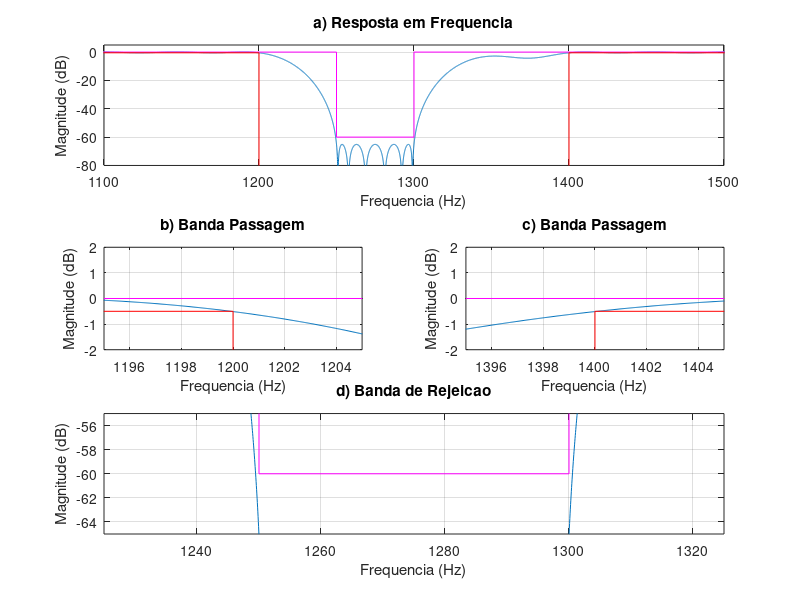
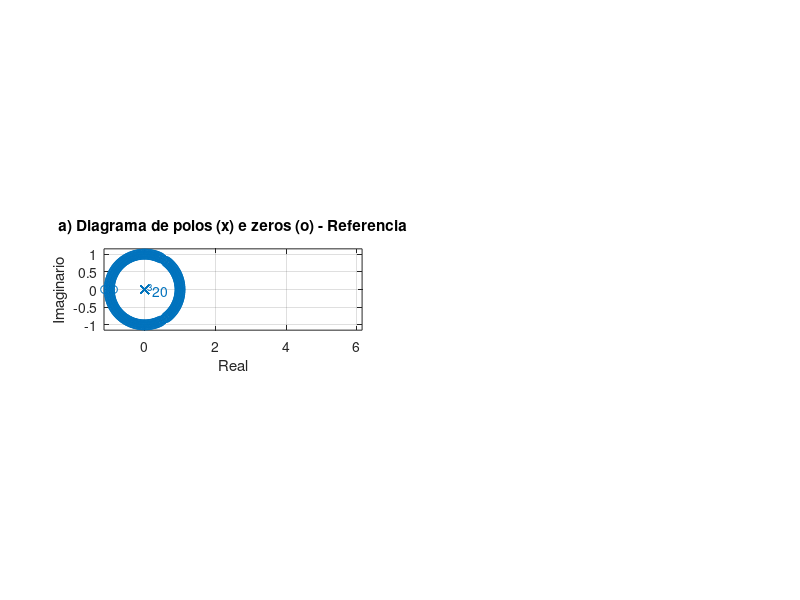

MATLAB code to generate these figures, in order: (Note: this script raises an error after producing the figures.)
% Projeto filtro 4 FIR PM
% BP - (fa = 8000 Hz, f1 = 1200 Hz; f2 = 1250 Hz, f3 = 1300 Hz;
% f4 = 1400 Hz, Ap = 0.5 dB, As = 60 dB, GdB = 0 dB)

close all;
clear all;
clc;

ExecutarAjuste = 1;

%% Especificacoes
Ap = 0.5; As = 60; GdB = 0;

fa = 8000;
fp1 = 1200; fp2 = 1400;
fs1 = 1250; fs2 = 1300;

fcuts = [fp1 fs1 fs2 fp2];
w = fcuts/fa*(2*pi);
wp1 = w(1)/pi; ws1 = w(2)/pi; ws2 = w(3)/pi; wp2 = w(4)/pi;

mags = [1 0 1];
devs_As = 10^(-As/20);
devs_Ap = 1-10^(-Ap/20);
devs = [devs_Ap devs_As devs_Ap];
G0 = GdB;

if ExecutarAjuste
    G0 = G0 - 0.23;
end

% calculo da ordem com firpmord
[n,f0,a0,w0] = firpmord(fcuts,mags,devs,fa);

% calculo algoritmo PM
h_pm = firpm(n,f0,a0,w0);
h_pm = h_pm*10^(G0/20);

%%
figure(1)
subplot(3,2,[1 2])
[h, w] = freqz(h_pm, 1, linspace(0,pi,100000));
% plot(w/pi, abs(h)); grid on;
plot(w*fa/2/pi,20*log10(abs(h))); grid on;
title('a) Resposta em Frequencia')
xlim([1100 1500]); ylim([-80 5]);
hold on;
Amin = 80;
plot([0, ws1, ws1, ws2, ws2, 1]*fa/2, [0, 0, -As, -As, 0,0], '-m')
plot([0, wp1, wp1, wp2, wp2, 1]*fa/2, [-Ap, -Ap, -120, -120, -Ap, -Ap], '-r')
xlabel('Frequencia (Hz)');
ylabel('Magnitude (dB)');

subplot(3,2,3)
plot(w*fa/2/pi,20*log10(abs(h))); grid on;
title('b) Banda Passagem')
grid on; hold on;
plot([0, ws1, ws1, ws2, ws2, 1]*fa/2, [0, 0, -As, -As, 0,0], '-m')
plot([0, wp1, wp1, wp2, wp2, 1]*fa/2, [-Ap, -Ap, -120, -120, -Ap, -Ap], '-r')
xlim([1195 1205]); ylim([-2 2]);
xlabel('Frequencia (Hz)');
ylabel('Magnitude (dB)');

subplot(3,2,4)
plot(w*fa/2/pi,20*log10(abs(h))); grid on;
title('c) Banda Passagem')
grid on; hold on;
plot([0, ws1, ws1, ws2, ws2, 1]*fa/2, [0, 0, -As, -As, 0,0], '-m')
plot([0, wp1, wp1, wp2, wp2, 1]*fa/2, [-Ap, -Ap, -120, -120, -Ap, -Ap], '-r')
xlim([1395 1405]); ylim([-2 2]);
xlabel('Frequencia (Hz)');
ylabel('Magnitude (dB)');

subplot(3,2,5:6)
plot(w*fa/2/pi,20*log10(abs(h))); grid on;
title('d) Banda de Rejeicao')
grid on; hold on;
plot([0, ws1, ws1, ws2, ws2, 1]*fa/2, [0, 0, -As, -As, 0,0], '-m')
plot([0, wp1, wp1, wp2, wp2, 1]*fa/2, [-Ap, -Ap, -120, -120, -Ap, -Ap], '-r')
xlim([1225 1325]); ylim([-65 -55]);
xlabel('Frequencia (Hz)');
ylabel('Magnitude (dB)');

figure(2)
subplot(2,2,[1 3])
zplane(h_pm, 1); axis([-1.15 6.15 -1.15 1.15]);
title('a) Diagrama de polos (x) e zeros (o) - Referencia')
xlabel('Real');
ylabel('Imaginario');
%%
% figure(2)
% %suptitle(['LP FIR ' num2str(fp) '-' num2str(fs) ' Ordem: ' num2str(2*M+1)])
% 
% escala = fa/2;
% subplot(3,2,[4 6])
% zplane(h_pm, 1);
% axis([-2 2 -2 2])
% title('e) Diagrama de polos (x) e zeros (o)')
% xlabel('Real');
% ylabel('Imaginario');
% 
% clear h w
% [h, w] = freqz(h_pm, 1, 'whole');
% 
% subplot(322)
% x_imp = [0:length(h_pm)-1]/fa*1000;
% stem(x_imp, h_pm); grid on;
% title('b) Resposta ao impulso')
% xlabel('Amostras (ms)');
% ylabel('Amplitude (adm)');
% 
% subplot(321)
% [h, w] = freqz(h_pm, 1, linspace(0,pi,100000));
% % plot(w/pi, abs(h)); grid on;
% plot(w*fa/2/pi,20*log10(abs(h))); grid on;
% title('a) Resposta em Frequencia')
% xlim([1100 1500]); ylim([-80 5]);
% grid on; hold on;
% xlabel('Frequencia (Hz)');
% ylabel('Magnitude (dB)');
% 
% Amin = 80;
% plot([0, ws1, ws1, ws2, ws2, 1]*fa/2, [0, 0, -As, -As, 0,0], '-m')
% plot([0, wp1, wp1, wp2, wp2, 1]*fa/2, [-Ap, -Ap, -120, -120, -Ap, -Ap], '-r')
% xlim([1100 1500])
% 
% subplot(323)
% plot(w/pi*escala, unwrap(angle(h))/pi); grid on;
% title('c) Resposta de Fase')
% xlabel('Frequencia (Hz)');
% ylabel('Fase (rad)');
% 
% subplot(325)
% [del_y, del_x] = grpdelay(h_pm, 1);
% plot(del_x/pi*fa/2, del_y/fa*1000);
% title('d) Atraso de grupo')
% xlabel('Frequencia (Hz)');
% ylabel('Tempo (ms)');

%%
syms z
H(z) = poly2sym(h_pm, z);
pretty(vpa(collect(H(z)), 3))
